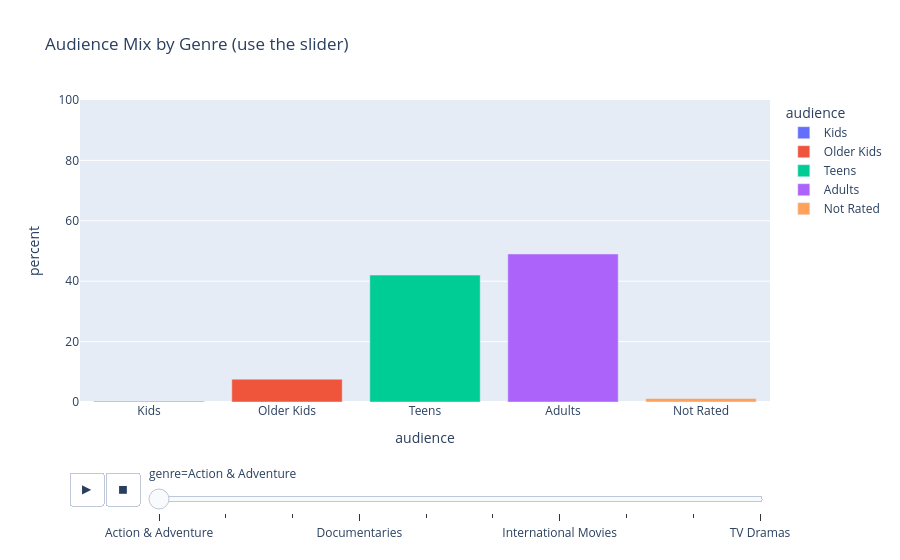

Notebook source saved alongside this figure:
### Code cell
hp = h.reset_index().melt(id_vars="genre", var_name="audience", value_name="percent")
fig3 = px.bar(hp, x="audience", y="percent", color="audience", animation_frame="genre",
              range_y=[0, 100], title="Audience Mix by Genre (use the slider)")
fig3.show()

### Figure 1 — Plotly figure (JSON) as saved in the notebook; plotly's stock layout.template omitted (floating-point values rounded to 4 significant figures)
{"data": [{"hovertemplate": "audience=%{x}<br>genre=Action & Adventure<br>percent=%{y}<extra></extra>", "legendgroup": "Kids", "marker": {"color": "#636efa", "pattern": {"shape": ""}}, "name": "Kids", "orientation": "v", "showlegend": true, "textposition": "auto", "type": "bar", "x": ["Kids"], "xaxis": "x", "y": [0.2328], "yaxis": "y"}, {"hovertemplate": "audience=%{x}<br>genre=Action & Adventure<br>percent=%{y}<extra></extra>", "legendgroup": "Older Kids", "marker": {"color": "#EF553B", "pattern": {"shape": ""}}, "name": "Older Kids", "orientation": "v", "showlegend": true, "textposition": "auto", "type": "bar", "x": ["Older Kids"], "xaxis": "x", "y": [7.567], "yaxis": "y"}, {"hovertemplate": "audience=%{x}<br>genre=Action & Adventure<br>percent=%{y}<extra></extra>", "legendgroup": "Teens", "marker": {"color": "#00cc96", "pattern": {"shape": ""}}, "name": "Teens", "orientation": "v", "showlegend": true, "textposition": "auto", "type": "bar", "x": ["Teens"], "xaxis": "x", "y": [42.03], "yaxis": "y"}, {"hovertemplate": "audience=%{x}<br>genre=Action & Adventure<br>percent=%{y}<extra></extra>", "legendgroup": "Adults", "marker": {"color": "#ab63fa", "pattern": {"shape": ""}}, "name": "Adults", "orientation": "v", "showlegend": true, "textposition": "auto", "type": "bar", "x": ["Adults"], "xaxis": "x", "y": [49.01], "yaxis": "y"}, {"hovertemplate": "audience=%{x}<br>genre=Action & Adventure<br>percent=%{y}<extra></extra>", "legendgroup": "Not Rated", "marker": {"color": "#FFA15A", "pattern": {"shape": ""}}, "name": "Not Rated", "orientation": "v", "showlegend": true, "textposition": "auto", "type": "bar", "x": ["Not Rated"], "xaxis": "x", "y": [1.164], "yaxis": "y"}], "layout": {"barmode": "relative", "legend": {"title": {"text": "audience"}, "tracegroupgap": 0}, "sliders": [{"active": 0, "currentvalue": {"prefix": "genre="}, "len": 0.9, "pad": {"b": 10, "t": 60}, "steps": [{"args": [["Action & Adventure"], {"frame": {"duration": 0, "redraw": true}, "fromcurrent": true, "mode": "immediate", "transition": {"duration": 0, "easing": "linear"}}], "label": "Action & Adventure", "method": "animate"}, {"args": [["Children & Family Movies"], {"frame": {"duration": 0, "redraw": true}, "fromcurrent": true, "mode": "immediate", "transition": {"duration": 0, "easing": "linear"}}], "label": "Children & Family Movies", "method": "animate"}, {"args": [["Comedies"], {"frame": {"duration": 0, "redraw": true}, "fromcurrent": true, "mode": "immediate", "transition": {"duration": 0, "easing": "linear"}}], "label": "Comedies", "method": "animate"}, {"args": [["Documentaries"], {"frame": {"duration": 0, "redraw": true}, "fromcurrent": true, "mode": "immediate", "transition": {"duration": 0, "easing": "linear"}}], "label": "Documentaries", "method": "animate"}, {"args": [["Dramas"], {"frame": {"duration": 0, "redraw": true}, "fromcurrent": true, "mode": "immediate", "transition": {"duration": 0, "easing": "linear"}}], "label": "Dramas", "method": "animate"}, {"args": [["Independent Movies"], {"frame": {"duration": 0, "redraw": true}, "fromcurrent": true, "mode": "immediate", "transition": {"duration": 0, "easing": "linear"}}], "label": "Independent Movies", "method": "animate"}, {"args": [["International Movies"], {"frame": {"duration": 0, "redraw": true}, "fromcurrent": true, "mode": "immediate", "transition": {"duration": 0, "easing": "linear"}}], "label": "International Movies", "method": "animate"}, {"args": [["International TV Shows"], {"frame": {"duration": 0, "redraw": true}, "fromcurrent": true, "mode": "immediate", "transition": {"duration": 0, "easing": "linear"}}], "label": "International TV Shows", "method": "animate"}, {"args": [["Romantic Movies"], {"frame": {"duration": 0, "redraw": true}, "fromcurrent": true, "mode": "immediate", "transition": {"duration": 0, "easing": "linear"}}], "label": "Romantic Movies", "method": "animate"}, {"args": [["TV Dramas"], {"frame": {"duration": 0, "redraw": true}, "fromcurrent": true, "mode": "immediate", "transition": {"duration": 0, "easing": "linear"}}], "label": "TV Dramas", "method": "animate"}], "x": 0.1, "xanchor": "left", "y": 0, "yanchor": "top"}], "title": {"text": "Audience Mix by Genre (use the slider)"}, "updatemenus": [{"buttons": [{"args": [null, {"frame": {"duration": 500, "redraw": true}, "fromcurrent": true, "mode": "immediate", "transition": {"duration": 500, "easing": "linear"}}], "label": "&#9654;", "method": "animate"}, {"args": [[null], {"frame": {"duration": 0, "redraw": true}, "fromcurrent": true, "mode": "immediate", "transition": {"duration": 0, "easing": "linear"}}], "label": "&#9724;", "method": "animate"}], "direction": "left", "pad": {"r": 10, "t": 70}, "showactive": false, "type": "buttons", "x": 0.1, "xanchor": "right", "y": 0, "yanchor": "top"}], "xaxis": {"anchor": "y", "categoryarray": ["Kids", "Older Kids", "Teens", "Adults", "Not Rated"], "categoryorder": "array", "domain": [0, 1], "title": {"text": "audience"}}, "yaxis": {"anchor": "x", "domain": [0, 1], "range": [0, 100], "title": {"text": "percent"}}}}
